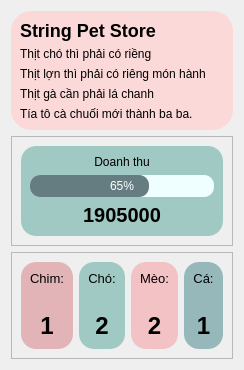
         <widget class="QWidget" name="home_page">
          <layout class="QVBoxLayout" name="verticalLayout_14">
           <item>
            <widget class="QFrame" name="headerFrame">
             <property name="minimumSize">
              <size>
               <width>0</width>
               <height>100</height>
              </size>
             </property>
             <property name="styleSheet">
              <string notr="true">background-color: #FCD9D9;
border-radius: 20px;</string>
             </property>
             <property name="frameShape">
              <enum>QFrame::StyledPanel</enum>
             </property>
             <property name="frameShadow">
              <enum>QFrame::Raised</enum>
             </property>
             <layout class="QVBoxLayout" name="verticalLayout_8">
              <item>
               <widget class="QLabel" name="storeNameLabel_2">
                <property name="styleSheet">
                 <string notr="true">font-size: 18px;
font-weight: bold;</string>
                </property>
                <property name="text">
                 <string>String Pet Store</string>
                </property>
               </widget>
              </item>
              <item>
               <widget class="QLabel" name="sloganLabel1_2">
                <property name="font">
                 <font>
                  <pointsize>9</pointsize>
                 </font>
                </property>
                <property name="text">
                 <string>Thịt chó thì phải có riềng </string>
                </property>
               </widget>
              </item>
              <item>
               <widget class="QLabel" name="sloganLabel2_2">
                <property name="font">
                 <font>
                  <pointsize>9</pointsize>
                 </font>
                </property>
                <property name="text">
                 <string>Thịt lợn thì phải có riêng món hành</string>
                </property>
               </widget>
              </item>
              <item>
               <widget class="QLabel" name="sloganLabel3_2">
                <property name="font">
                 <font>
                  <pointsize>9</pointsize>
                 </font>
                </property>
                <property name="text">
                 <string>Thịt gà cần phải lá chanh</string>
                </property>
               </widget>
              </item>
              <item>
               <widget class="QLabel" name="sloganLabel4_2">
                <property name="font">
                 <font>
                  <pointsize>9</pointsize>
                 </font>
                </property>
                <property name="text">
                 <string>Tía tô cà chuối mới thành ba ba.</string>
                </property>
               </widget>
              </item>
             </layout>
            </widget>
           </item>
           <item>
            <widget class="QFrame" name="dashboardFrame">
             <property name="frameShape">
              <enum>QFrame::StyledPanel</enum>
             </property>
             <property name="frameShadow">
              <enum>QFrame::Raised</enum>
             </property>
             <layout class="QHBoxLayout" name="horizontalLayout_5">
              <item>
               <widget class="QFrame" name="revenueFrame">
                <property name="styleSheet">
                 <string notr="true">background-color: #a0c9c3;
border-radius: 15px;</string>
                </property>
                <property name="frameShape">
                 <enum>QFrame::StyledPanel</enum>
                </property>
                <property name="frameShadow">
                 <enum>QFrame::Raised</enum>
                </property>
                <layout class="QVBoxLayout" name="verticalLayout_9">
                 <item>
                  <widget class="QLabel" name="revenueLabel_2">
                   <property name="text">
                    <string>Doanh thu</string>
                   </property>
                   <property name="alignment">
                    <set>Qt::AlignCenter</set>
                   </property>
                  </widget>
                 </item>
                 <item>
                  <widget class="QProgressBar" name="revenueProgress_2">
                   <property name="styleSheet">
                    <string notr="true">QProgressBar {
    border: none;
    border-radius: 10px;
    text-align: center;
    background-color: #efffff;
	color: #fff;
}
QProgressBar::chunk {
    background-color: #657d81;
    border-radius: 10px;
}</string>
                   </property>
                   <property name="value">
                    <number>65</number>
                   </property>
                  </widget>
                 </item>
                 <item>
                  <widget class="QLabel" name="revenueAmount_2">
                   <property name="styleSheet">
                    <string notr="true">font-size: 20px;
font-weight: bold;</string>
                   </property>
                   <property name="text">
                    <string>1905000</string>
                   </property>
                   <property name="alignment">
                    <set>Qt::AlignCenter</set>
                   </property>
                  </widget>
                 </item>
                </layout>
               </widget>
              </item>
             </layout>
            </widget>
           </item>
           <item>
            <widget class="QFrame" name="dashboardFrame2">
             <property name="frameShape">
              <enum>QFrame::StyledPanel</enum>
             </property>
             <property name="frameShadow">
              <enum>QFrame::Raised</enum>
             </property>
             <layout class="QHBoxLayout" name="horizontalLayout_6">
              <item>
               <widget class="QFrame" name="birdFrame">
                <property name="styleSheet">
                 <string notr="true">background-color: #e2b4b7;
border-radius: 15px;</string>
                </property>
                <property name="frameShape">
                 <enum>QFrame::StyledPanel</enum>
                </property>
                <property name="frameShadow">
                 <enum>QFrame::Raised</enum>
                </property>
                <layout class="QVBoxLayout" name="verticalLayout_10">
                 <item>
                  <widget class="QLabel" name="birdLabel">
                   <property name="font">
                    <font>
                     <family>MS Shell Dlg 2</family>
                     <pointsize>10</pointsize>
                     <weight>50</weight>
                     <bold>false</bold>
                    </font>
                   </property>
                   <property name="text">
                    <string>Chim:</string>
                   </property>
                   <property name="alignment">
                    <set>Qt::AlignCenter</set>
                   </property>
                  </widget>
                 </item>
                 <item>
                  <widget class="QLabel" name="birdIcon">
                   <property name="text">
                    <string/>
                   </property>
                   <property name="pixmap">
                    <pixmap>icons/bird.png</pixmap>
                   </property>
                   <property name="alignment">
                    <set>Qt::AlignCenter</set>
                   </property>
                  </widget>
                 </item>
                 <item>
                  <widget class="QLabel" name="birdCount">
                   <property name="styleSheet">
                    <string notr="true">font-size: 24px;
font-weight: bold;</string>
                   </property>
                   <property name="text">
                    <string>1</string>
                   </property>
                   <property name="alignment">
                    <set>Qt::AlignCenter</set>
                   </property>
                  </widget>
                 </item>
                </layout>
               </widget>
              </item>
              <item>
               <widget class="QFrame" name="dogFrame">
                <property name="styleSheet">
                 <string notr="true">background-color: #a0c9c3;
border-radius: 15px;</string>
                </property>
                <property name="frameShape">
                 <enum>QFrame::StyledPanel</enum>
                </property>
                <property name="frameShadow">
                 <enum>QFrame::Raised</enum>
                </property>
                <layout class="QVBoxLayout" name="verticalLayout_11">
                 <item>
                  <widget class="QLabel" name="dogLabel">
                   <property name="font">
                    <font>
                     <family>MS Shell Dlg 2</family>
                     <pointsize>10</pointsize>
                     <weight>50</weight>
                     <bold>false</bold>
                    </font>
                   </property>
                   <property name="text">
                    <string>Chó:</string>
                   </property>
                   <property name="alignment">
                    <set>Qt::AlignCenter</set>
                   </property>
                  </widget>
                 </item>
                 <item>
                  <widget class="QLabel" name="dogIcon">
                   <property name="text">
                    <string/>
                   </property>
                   <property name="pixmap">
                    <pixmap>icons/dog.png</pixmap>
                   </property>
                   <property name="alignment">
                    <set>Qt::AlignCenter</set>
                   </property>
                  </widget>
                 </item>
                 <item>
                  <widget class="QLabel" name="dogCount">
                   <property name="styleSheet">
                    <string notr="true">font-size: 24px;
font-weight: bold;</string>
                   </property>
                   <property name="text">
                    <string>2</string>
                   </property>
                   <property name="alignment">
                    <set>Qt::AlignCenter</set>
                   </property>
                  </widget>
                 </item>
                </layout>
               </widget>
              </item>
              <item>
               <widget class="QFrame" name="catFrame">
                <property name="styleSheet">
                 <string notr="true">background-color: #f3c2c5;
border-radius: 15px;</string>
                </property>
                <property name="frameShape">
                 <enum>QFrame::StyledPanel</enum>
                </property>
                <property name="frameShadow">
                 <enum>QFrame::Raised</enum>
                </property>
                <layout class="QVBoxLayout" name="verticalLayout_12">
                 <item>
                  <widget class="QLabel" name="catLabel">
                   <property name="font">
                    <font>
                     <pointsize>10</pointsize>
                    </font>
                   </property>
                   <property name="text">
                    <string>Mèo:</string>
                   </property>
                   <property name="alignment">
                    <set>Qt::AlignCenter</set>
                   </property>
                  </widget>
                 </item>
                 <item>
                  <widget class="QLabel" name="catIcon">
                   <property name="text">
                    <string/>
                   </property>
                   <property name="pixmap">
                    <pixmap>icons/cat.png</pixmap>
                   </property>
                   <property name="alignment">
                    <set>Qt::AlignCenter</set>
                   </property>
                  </widget>
                 </item>
                 <item>
                  <widget class="QLabel" name="catCount">
                   <property name="styleSheet">
                    <string notr="true">font-size: 24px;
font-weight: bold;</string>
                   </property>
                   <property name="text">
                    <string>2</string>
                   </property>
                   <property name="alignment">
                    <set>Qt::AlignCenter</set>
                   </property>
                  </widget>
                 </item>
                </layout>
               </widget>
              </item>
              <item>
               <widget class="QFrame" name="fishFrame">
                <property name="styleSheet">
                 <string notr="true">background-color: #97b8ba;
border-radius: 15px;</string>
                </property>
                <property name="frameShape">
                 <enum>QFrame::StyledPanel</enum>
                </property>
                <property name="frameShadow">
                 <enum>QFrame::Raised</enum>
                </property>
                <layout class="QVBoxLayout" name="verticalLayout_13">
                 <item>
                  <widget class="QLabel" name="fishLabel">
                   <property name="font">
                    <font>
                     <pointsize>10</pointsize>
                    </font>
                   </property>
                   <property name="text">
                    <string>Cá:</string>
                   </property>
                   <property name="alignment">
                    <set>Qt::AlignCenter</set>
                   </property>
                  </widget>
                 </item>
                 <item>
                  <widget class="QLabel" name="fishIcon">
                   <property name="text">
                    <string/>
                   </property>
                   <property name="pixmap">
                    <pixmap>icons/fish.png</pixmap>
                   </property>
                   <property name="alignment">
                    <set>Qt::AlignCenter</set>
                   </property>
                  </widget>
                 </item>
                 <item>
                  <widget class="QLabel" name="fishCount">
                   <property name="styleSheet">
                    <string notr="true">font-size: 24px;
font-weight: bold;</string>
                   </property>
                   <property name="text">
                    <string>1</string>
                   </property>
                   <property name="alignment">
                    <set>Qt::AlignCenter</set>
                   </property>
                  </widget>
                 </item>
                </layout>
               </widget>
              </item>
             </layout>
            </widget>
           </item>
          </layout>
         </widget>
